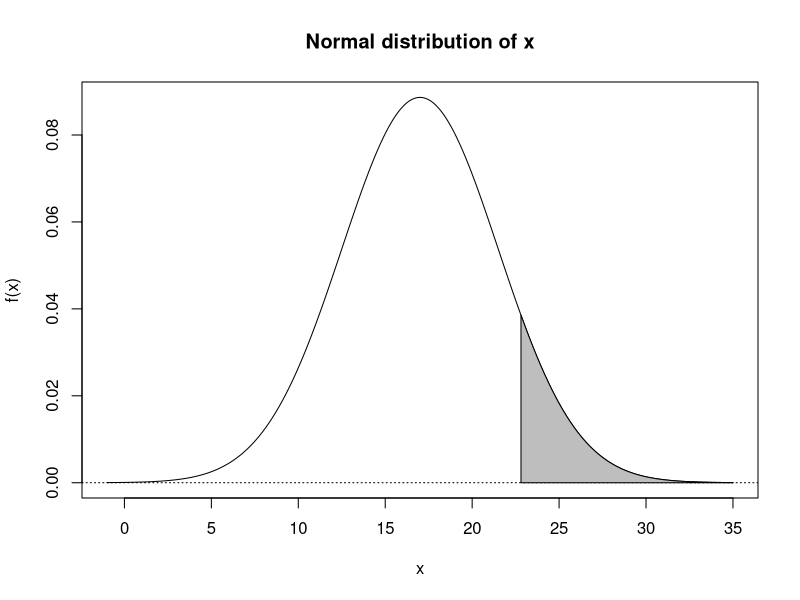
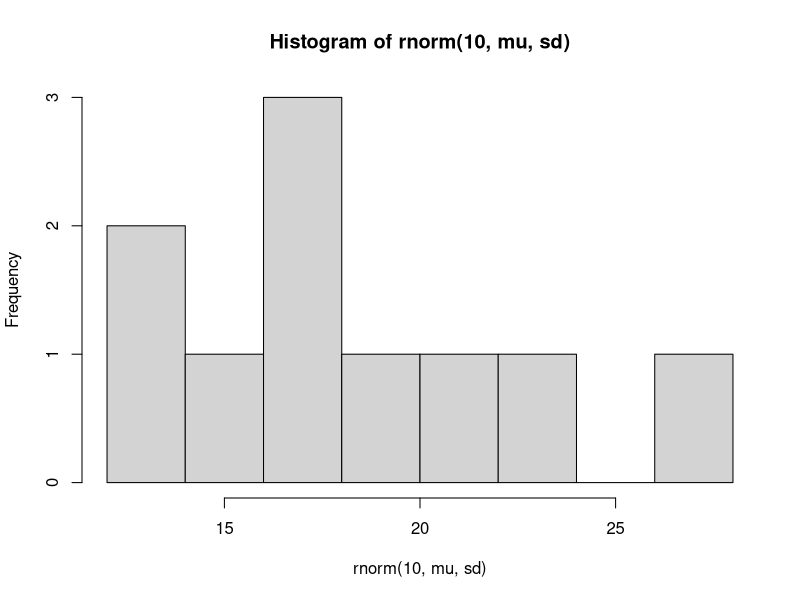

Here is the R script that generated these plots, in order:
#a ----
mu<-17
sd<-4.5

#i
1-pnorm(20,mu,sd)

#ii
a<-5
b<-10
pnorm(b,mu,sd)-pnorm(a,mu,sd)

#iii
qnorm(.9,mu,sd)


#iv
#values
xval <- seq(mu - 4 * sd, mu + 4 * sd, length.out = 500)
fx <- dnorm(xval, mu, sd)
#plotting
plot(
      xval,
      fx,
      typ = "l",
      ylab = "f(x)",
      xlab = "x",
      main = "Normal distribution of x"
)
abline(h=0,lty=3)

#painting

fxpoints <- fx[(xval >= qnorm(.9, mu, sd))]
xvalpoints <- xval[(xval >= qnorm(.9, mu, sd))]

polygon(rbind(
      cbind(xvalpoints[1], 0),
      cbind(xvalpoints, fxpoints),
      cbind(xvalpoints[length(xvalpoints)], 0)),
      col = "gray"
)

#v
hist(rnorm(10,mu,sd))

#b ----
mu=10
var=2
sigma=sqrt(var)

#i
pnorm(11,10,2)-pnorm(9.5,10,2)

#ii
dnorm(c(9.5,11),10,2)
stan9.5 <- (9.5 - mu) / sigma
stan11 <- (11 - mu) / sigma

pnorm(c(stan9.5,stan11),0,1)
pnorm(c(9.5,11),mu,sigma)

#iii
shortest<-qnorm(0.025,mu,sigma)
standshort<-(shortest-mu)/sigma
pnorm(standshort)
